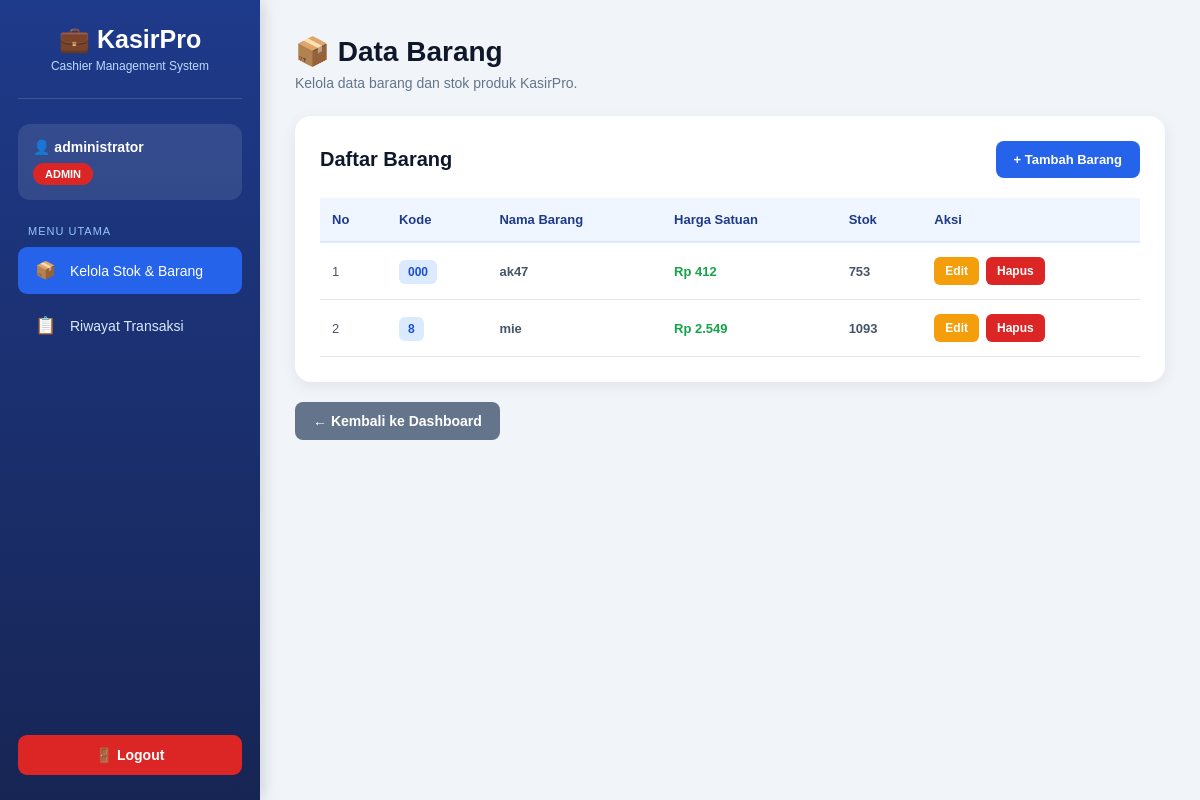
The page /kasirpro/data_barang.php (signed in) on the database its author committed.
### tables this page shows
CREATE TABLE `tbl_barang` (
  `id_barang` int(11) NOT NULL,
  `kode_barang` varchar(50) NOT NULL,
  `nama_barang` varchar(100) NOT NULL,
  `stok` int(11) NOT NULL DEFAULT 0,
  `harga_satuan` decimal(12,2) NOT NULL DEFAULT 0.00
);

### kasirpro/data_barang.php (the view, shortened to what this page needs)
<?php
include 'config/koneksi.php';
$sql = "SELECT * FROM tbl_barang ORDER BY nama_barang ASC";
$hasil = mysqli_query($koneksi, $sql);
?>
<!DOCTYPE html>
<html lang="id">
<head>
</head>
<body>
    <div class="sidebar">
        <div class="logo">
            <h2>💼 KasirPro</h2>
            <p>Cashier Management System</p>
        </div>
        <div class="profile">
            <div class="profile-name">
                👤 <?php echo htmlspecialchars($_SESSION['nama_lengkap']); ?>
            </div>
            <?php if ($_SESSION['role'] == 'admin') { ?>
                <span class="role role-admin">
                    Admin
                </span>
            <?php } elseif ($_SESSION['role'] == 'gudang') { ?>
                <span class="role role-gudang">
                    Gudang
                </span>
            <?php } elseif ($_SESSION['role'] == 'kasir') { ?>
                <span class="role role-kasir">
                    Kasir
                </span>
            <?php } ?>
        </div>
        <div class="menu-title">
            Menu Utama
        </div>
        <ul class="menu">
            <?php if ($_SESSION['role'] == 'admin' || $_SESSION['role'] == 'gudang') { ?>
                <li>
                    <a href="data_barang.php" class="active">
                        <span class="icon">📦</span>
                        Kelola Stok & Barang
                    </a>
                </li>
            <?php } ?>
            <?php if ($_SESSION['role'] == 'admin' || $_SESSION['role'] == 'kasir') { ?>
                <li>
                    <a href="riwayat_transaksi.php">
                        <span class="icon">📋</span>
                        Riwayat Transaksi
                    </a>
                </li>
            <?php } ?>
        </ul>
        <div class="logout">
            <a href="logout.php">
                🚪 Logout
            </a>
        </div>
    </div>
    <div class="content">
        <div class="header">
            <h1>📦 Data Barang</h1>
            <p>
                Kelola data barang dan stok produk KasirPro.
            </p>
        </div>
        <div class="table-card">
            <div class="top-bar">
                <h2>Daftar Barang</h2>
                <a href="tambah_barang.php" class="btn-tambah">
                    + Tambah Barang
                </a>
            </div>
            <div class="table-wrapper">
                <table>
                    <thead>
                        <tr>
                            <th>No</th>
                            <th>Kode</th>
                            <th>Nama Barang</th>
                            <th>Harga Satuan</th>
                            <th>Stok</th>
                            <th>Aksi</th>
                        </tr>
                    </thead>
                    <tbody>
                        <?php
                        $no = 1;
                        if (mysqli_num_rows($hasil) > 0) {
                            while ($row = mysqli_fetch_assoc($hasil)) {
                        ?>
                                <tr>
                                    <td>
                                        <?php echo $no++; ?>
                                    </td>
                                    <td>
                                        <span class="kode">
                                            <?php echo htmlspecialchars($row['kode_barang']); ?>
                                        </span>
                                    </td>
                                    <td>
                                        <strong>
                                            <?php echo htmlspecialchars($row['nama_barang']); ?>
                                        </strong>
                                    </td>
                                    <td>
                                        <span class="harga">
                                            Rp <?php echo number_format($row['harga_satuan'], 0, ',', '.'); ?>
                                        </span>
                                    </td>
                                    <td>
                                        <span class="stok">
                                            <?php echo $row['stok']; ?>
                                        </span>
                                    </td>
                                    <td>
                                        <div class="aksi">
                                            <a
                                                href="edit_barang.php?id=<?php echo $row['id_barang']; ?>"
                                                class="btn-edit">
                                                Edit
                                            </a>
                                            <a
                                                href="hapus_barang.php?id=<?php echo $row['id_barang']; ?>"
                                                class="btn-hapus"
                                                onclick="return confirm('Yakin ingin menghapus barang ini?');">
                                                Hapus
                                            </a>
                                        </div>
                                    </td>
                                </tr>
                        <?php
                            }
                        } ?>
                    </tbody>
                </table>
            </div>
        </div>
<a href="dashboard.php" class="btn-dashboard">
    ← Kembali ke Dashboard
</a>
    </div>
</body>
</html>

### kasirpro/data_barang.php (style rules this page uses)
* { margin: 0; padding: 0; box-sizing: border-box; font-family: Arial, Helvetica, sans-serif; }
body { background: #f1f5f9; color: #1e293b; }
.sidebar { position: fixed; left: 0; top: 0; width: 260px; height: 100vh; background: linear-gradient(180deg, #1e3a8a, #172554); color: white; padding: 25px 18px; box-shadow: 3px 0 15px rgba(0, 0, 0, 0.15); }
.logo { text-align: center; padding-bottom: 25px; border-bottom: 1px solid rgba(255, 255, 255, 0.15); margin-bottom: 25px; }
.logo h2 { font-size: 25px; margin-bottom: 5px; }
.logo p { font-size: 12px; color: #bfdbfe; }
.profile { background: rgba(255, 255, 255, 0.1); padding: 15px; border-radius: 12px; margin-bottom: 25px; }
.profile-name { font-size: 14px; font-weight: bold; margin-bottom: 8px; }
.role { display: inline-block; padding: 5px 12px; border-radius: 20px; font-size: 11px; font-weight: bold; text-transform: uppercase; }
.role-admin { background: #dc2626; color: white; }
.menu-title { font-size: 11px; color: #93c5fd; text-transform: uppercase; margin: 0 10px 10px; letter-spacing: 1px; }
.menu { list-style: none; }
.menu li { margin-bottom: 8px; }
.menu a { display: flex; align-items: center; gap: 12px; padding: 13px 15px; text-decoration: none; color: #dbeafe; border-radius: 9px; font-size: 14px; transition: 0.3s; }
.menu a.active { background: #2563eb; color: white; }
.icon { width: 25px; text-align: center; font-size: 17px; }
.logout { position: absolute; left: 18px; right: 18px; bottom: 25px; }
.logout a { display: block; text-align: center; background: #dc2626; color: white; padding: 12px; border-radius: 9px; text-decoration: none; font-weight: bold; font-size: 14px; transition: 0.3s; }
.content { margin-left: 260px; padding: 35px; min-height: 100vh; }
.header { margin-bottom: 25px; }
.header h1 { font-size: 28px; color: #0f172a; margin-bottom: 7px; }
.header p { color: #64748b; font-size: 14px; }
.table-card { background: white; border-radius: 16px; padding: 25px; box-shadow: 0 4px 15px rgba(0, 0, 0, 0.07); }
.top-bar { display: flex; justify-content: space-between; align-items: center; margin-bottom: 20px; gap: 15px; }
.top-bar h2 { font-size: 20px; color: #0f172a; }
.btn-tambah { display: inline-block; background: #2563eb; color: white; padding: 11px 18px; border-radius: 8px; text-decoration: none; font-size: 13px; font-weight: bold; transition: 0.3s; }
.table-wrapper { overflow-x: auto; }
table { width: 100%; border-collapse: collapse; min-width: 750px; }
table th { background: #eff6ff; color: #1e3a8a; padding: 14px 12px; text-align: left; font-size: 13px; border-bottom: 2px solid #dbeafe; }
table td { padding: 14px 12px; border-bottom: 1px solid #e2e8f0; font-size: 13px; color: #475569; }
table tbody tr { transition: 0.2s; }
.kode { background: #dbeafe; color: #1d4ed8; padding: 5px 9px; border-radius: 6px; font-weight: bold; font-size: 12px; }
.harga { font-weight: bold; color: #16a34a; }
.stok { font-weight: bold; }
.aksi { display: flex; gap: 7px; }
.btn-edit { background: #f59e0b; color: white; padding: 7px 11px; border-radius: 6px; text-decoration: none; font-size: 12px; font-weight: bold; }
.btn-hapus { background: #dc2626; color: white; padding: 7px 11px; border-radius: 6px; text-decoration: none; font-size: 12px; font-weight: bold; }
.btn-dashboard { display: inline-block; margin-top: 20px; padding: 11px 18px; background: #64748b; color: white; text-decoration: none; border-radius: 8px; font-size: 14px; font-weight: bold; transition: 0.3s; }

### rows shown on the page
tbl_barang: kode_barang "000", nama_barang "ak47", harga_satuan "412", stok "753"
tbl_barang: kode_barang "8", nama_barang "mie", harga_satuan "2.549", stok "1093"

### other values the page prints
$_SESSION['nama_lengkap'] "administrator"
